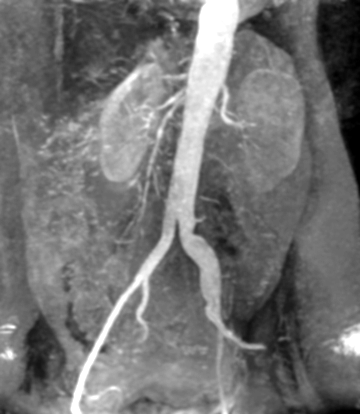
#> input picture LAB CAT/Image.tif, 360 x 414 px, given in place of Image.jpeg, which was not available
$ python Rotate.py
#> lines starting #> are read from the running program, lines starting #| are printed output that depends on the picture; pictures that were not available may be replaced by others from this repository, and a replacement may not be noted
import cv2
from matplotlib import pyplot as plt
image = cv2.imread('Image.jpeg')
#> image is the input picture: shape (414, 360, 3); min 0, max 255, mean 115
height, width = image.shape[:2]
#> height = 414; width = 360
center = (width/2, height/2)
#> center = (180, 207)
image1 = cv2.getRotationMatrix2D(center=center, angle=90, scale=0.5)
downscale = cv2.warpAffine(src=image, M=image1, dsize=(width, height))
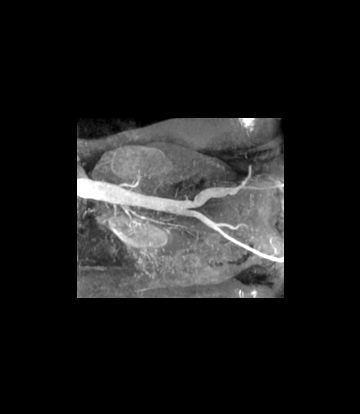
#> downscale: shape (414, 360, 3); min 0, max 255, mean 28.8
image2 = cv2.getRotationMatrix2D(center=center, angle=90, scale=2.5)
upscale = cv2.warpAffine(src=image, M=image2, dsize=(width, height))
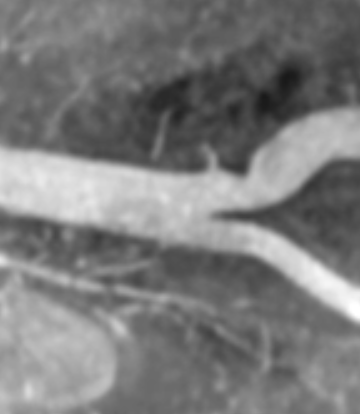
#> upscale: shape (414, 360, 3); min 25, max 255, mean 123.3
# plt.subplot(111), plt.imshow(image), plt.title('INPUT IMAGE')
plt.subplot(121), plt.imshow(downscale), plt.title('DOWNSCALE')
plt.subplot(122), plt.imshow(upscale), plt.title('UPSCALE')
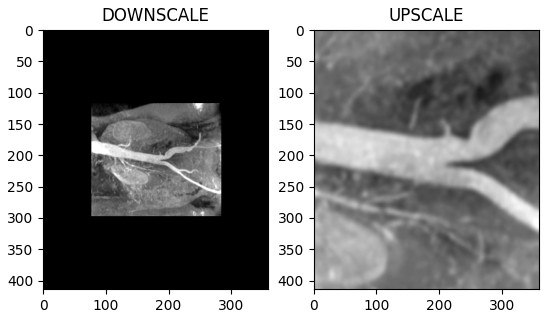
#> figure drawn by matplotlib, 2 panels

$ run again, with LAB CAT/Virat.jpeg saved as LAB CAT/Image.tif
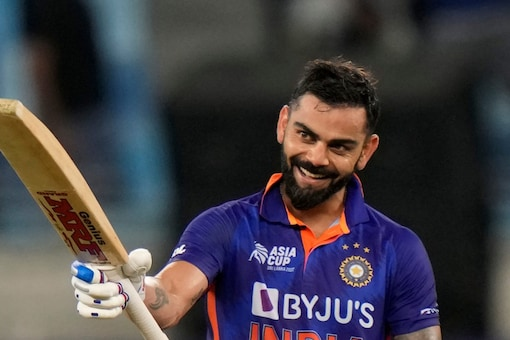
#> input picture LAB CAT/Virat.jpeg, 510 x 340 px, given in place of Image.jpeg, which was not available
#> image is the input picture: shape (340, 510, 3); mean B, G, R 68.8, 63.3, 67.4
#> `upscale = cv2.warpAffine(src=image, M=image2, dsize=(width, height))`:
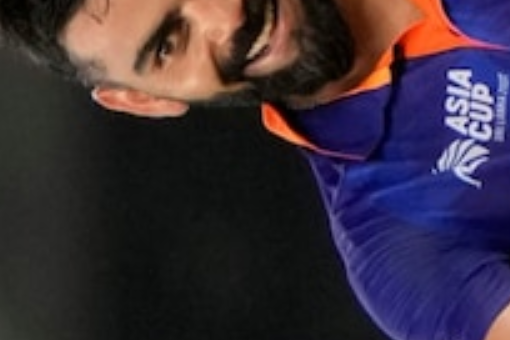
#> upscale: shape (340, 510, 3); mean B, G, R 58.9, 45.8, 57.5
#> `plt.subplot(122), plt.imshow(upscale), plt.title('UPSCALE')`:
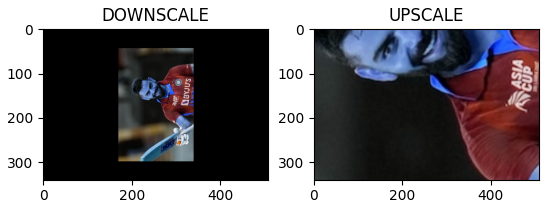
#> figure drawn by matplotlib, 2 panels; B, G, R data is drawn as R, G, B
